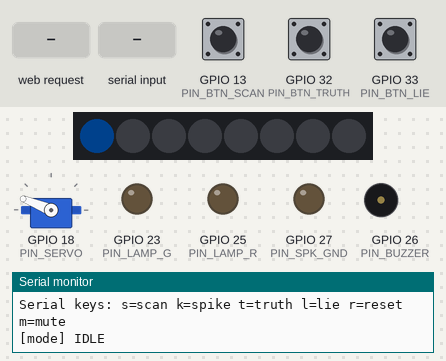
Recording of a sketch running on a simulated ESP32. Shown: 8 RGB LEDs in strip order, left to right, servo, output pins drawn as LEDs (lit = HIGH), buzzer (waves = sounding), the last lines printed to the serial monitor. Dashed ring = blinking. The inputs (shaded band) are chosen by the test bench; at power-on: GPIO 13 (PIN_BTN_SCAN) HIGH, GPIO 32 (PIN_BTN_TRUTH) HIGH, GPIO 33 (PIN_BTN_LIE) HIGH. Dim RGB values are drawn brighter than linear; random numbers use the default seed unless the sketch sets one; servo pulses on a pin are drawn as a servo (544–2400 µs = 0–180°).

Above: at 1.2 s.
1.3 s: GPIO 13 (PIN_BTN_SCAN) pulled LOW for 0.15 s
At 1.95 s:
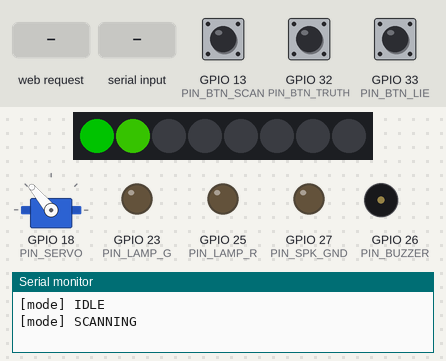
2.0 s: GPIO 32 (PIN_BTN_TRUTH) pulled LOW for 0.15 s
At 2.45 s:
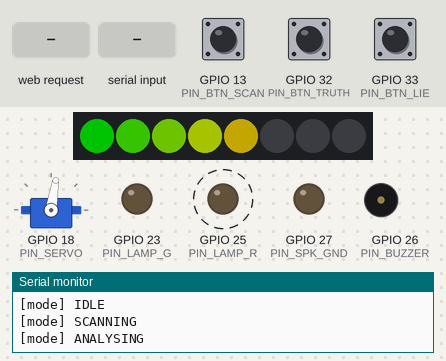
2.7 s: GPIO 33 (PIN_BTN_LIE) pulled LOW for 0.15 s
At 3.07 s:
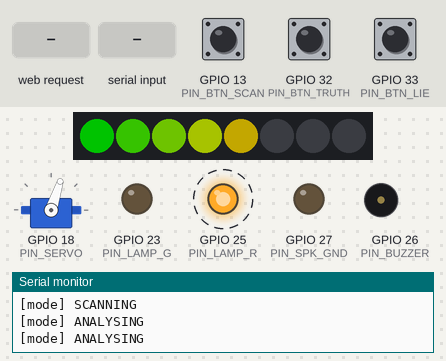
3.4 s: HTTP request GET /cmd?c=truth received
At 4.05 s:
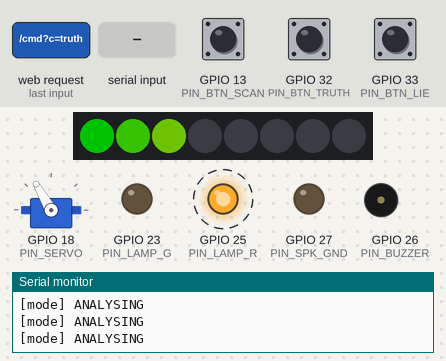
6.4 s: "lie" received over Serial
At 9.2 s:
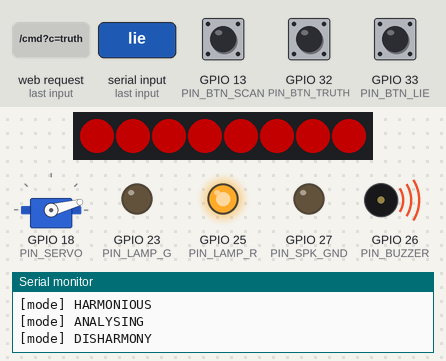
9.4 s: HTTP request GET /cmd?c=spike received
At 10.27 s:
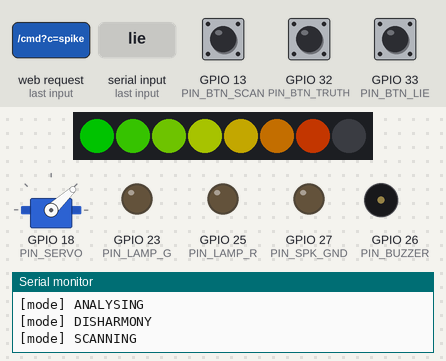
Timing chart, 0 to 20.4 s (numbered marks = the images above; inputs shaded):
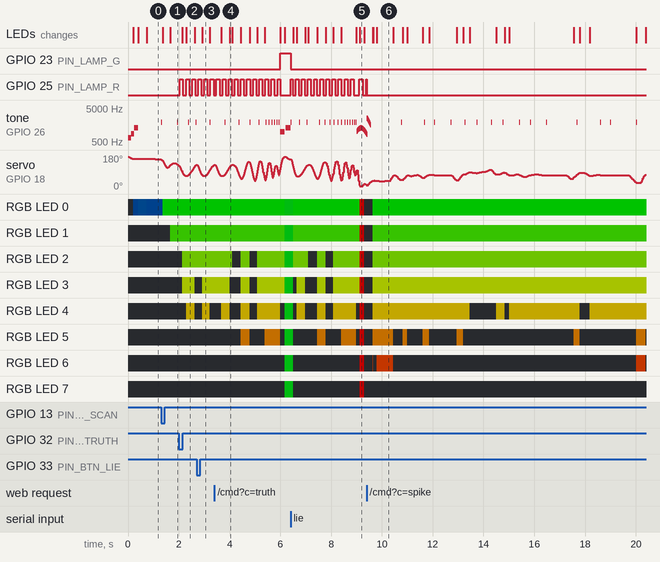

Measured:
- after the input at 1.3 s, tone on GPIO 26 (PIN_BUZZER): alternates 1900 Hz for 0.01 s and silent for 0.62 s, starting at once; RGB LED 0: RGB(0, 6, 13) → RGB(0, 90, 0) after 0.07 s; RGB LED 1: off → RGB(25, 90, 0) after 0.37 s; the LEDs: first change after 0.07 s (image 1 shows a later state)
- after the input at 2.0 s, GPIO 25 (PIN_LAMP_R): alternates HIGH for 0.12 s and LOW for 0.12 s, starting at once
- after the input at 3.4 s, GPIO 23 (PIN_LAMP_G): LOW → HIGH after 2.6 s
- after the input at 6.4 s, GPIO 23 (PIN_LAMP_G): HIGH → LOW at once; GPIO 25 (PIN_LAMP_R): goes HIGH 0.07 s, 10 × (LOW 0.12 s, HIGH 0.12 s), LOW 0.22 s, HIGH 0.14 s, LOW 0.14 s, then HIGH, starting at once
- what the display in image 6 shows lasts 0.6 s, from 9.8 s to 10.4 s

The sketch:

lie_detector.ino
```cpp
// ============================================================================
//  TRUTH-HARMONY VERIFIER  (a completely fake lie detector)
//  Ministry of Vigilance, R.E.I.G.N. Ecotopia. Verdicts: HARMONIOUS / DISHARMONY DETECTED.
//  Standalone prop for the Confession Pen (Ministry of Vigilance). ESP32 DevKit (WROOM-32).
//
//  The verdict is decided by a facilitator, never by the "subject":
//    - from a phone: join the hidden Wi-Fi, open http://192.168.4.1
//    - or with hidden buttons under the table (optional)
//    - or over USB serial for bench tests (s/k/t/l/r/m)
//
//  Outputs: servo needle on a printed dial, WS2812 LED bar, speaker (26/27),
//           red + green lamps (LEDs, or MOSFET/relay for bigger lights).
//
//  Dial convention: LEFT = calm / HARMONIOUS (green), RIGHT = DISHARMONY (red).
//  Needs the "Adafruit NeoPixel" library. Works on ESP32 Arduino core 2.x and 3.x.
// ============================================================================

#include <WiFi.h>
#include <WebServer.h>
#include <Adafruit_NeoPixel.h>

// ---------------------------- configuration ---------------------------------
// The Wi-Fi name is deliberately boring so guests don't spot the remote.
const char *AP_SSID = "HP-Print-4F-LaserJet";
const char *AP_PASS = "harmony2026";   // min 8 chars

const int PIN_SERVO   = 18;  // needle servo signal (SG90 / MG90S)
const int PIN_LEDS    = 5;   // WS2812 data in (via ~330 ohm)
const int PIN_BUZZER  = 26;  // speaker lead 1 (tone output)
const int PIN_SPK_GND = 27;  // speaker lead 2 (held LOW as speaker ground)
const int PIN_LAMP_R  = 25;  // red lamp / LED  (HIGH = on)
const int PIN_LAMP_G  = 23;  // green lamp / LED (HIGH = on)
const int PIN_BTN_SCAN  = 13; // hidden buttons: to GND, internal pull-up
const int PIN_BTN_TRUTH = 32;
const int PIN_BTN_LIE   = 33;

const int NUM_LEDS       = 8;    // LED stick length
const int LED_BRIGHTNESS = 90;   // 0-255, keep modest on USB power

// Servo travel. Adjust so the needle covers your printed dial exactly.
const int SERVO_US_LEFT  = 2300; // pulse at level 0 (HARMONIOUS end)
const int SERVO_US_RIGHT = 700;  // pulse at level 1000 (DISHARMONY end)

const uint32_t BUILDUP_MS    = 2600;  // drama before a verdict
const uint32_t LIE_HOLD_MS   = 12000; // then back to idle
const uint32_t TRUTH_HOLD_MS = 8000;
const uint32_t SCAN_TIMEOUT  = 90000; // forgotten scan returns to idle

// LEDC channels: servo and buzzer must sit on different timers
// (timer = channel / 2), otherwise every beep would twitch the needle.
const int CH_SERVO  = 0;
const int CH_BUZZER = 2;

// ------------------------------ state ---------------------------------------
enum Mode { IDLE, SCANNING, BUILDUP, LIE, TRUTH };
const char *MODE_NAMES[] = {"IDLE", "SCANNING", "ANALYSING", "DISHARMONY", "HARMONIOUS"};

Mode mode = IDLE;
Mode pendingVerdict = LIE;
uint32_t modeStart = 0;
bool muted = false;

// Needle physics: a spring-damper so it overshoots and wobbles like a real meter.
float needlePos = 0, needleVel = 0, needleTarget = 60;
float springK = 0.020f, damping = 0.86f;
uint32_t nextWander = 0;
uint32_t spikeUntil = 0;

enum Sound { SND_NONE, SND_TICK, SND_CHIRP, SND_SIREN, SND_CHIME, SND_BOOT };
Sound sound = SND_NONE;
uint32_t soundStart = 0;
uint32_t nextTick = 0;
int lastFreq = -1;

Adafruit_NeoPixel strip(NUM_LEDS, PIN_LEDS, NEO_GRB + NEO_KHZ800);
WebServer server(80);

// ------------------------- LEDC compatibility -------------------------------
#if ESP_ARDUINO_VERSION_MAJOR >= 3
  #define SERVO_ATTACH()      ledcAttachChannel(PIN_SERVO, 50, 16, CH_SERVO)
  #define SERVO_WRITE(d)      ledcWrite(PIN_SERVO, d)
  #define BUZZER_ATTACH()     ledcAttachChannel(PIN_BUZZER, 2000, 10, CH_BUZZER)
  #define BUZZER_TONE(f)      ledcWriteTone(PIN_BUZZER, f)
#else
  #define SERVO_ATTACH()      do { ledcSetup(CH_SERVO, 50, 16); ledcAttachPin(PIN_SERVO, CH_SERVO); } while (0)
  #define SERVO_WRITE(d)      ledcWrite(CH_SERVO, d)
  #define BUZZER_ATTACH()     do { ledcSetup(CH_BUZZER, 2000, 10); ledcAttachPin(PIN_BUZZER, CH_BUZZER); } while (0)
  #define BUZZER_TONE(f)      ledcWriteTone(CH_BUZZER, f)
#endif

// ------------------------------ helpers -------------------------------------
void setMode(Mode m) {
  mode = m;
  modeStart = millis();
  Serial.printf("[mode] %s\n", MODE_NAMES[m]);
}

void playSound(Sound s) {
  sound = s;
  soundStart = millis();
}

void setTone(int f) {
  if (muted) f = 0;
  if (f == lastFreq) return;
  lastFreq = f;
  BUZZER_TONE(f);
}

// --------------------------- commands ---------------------------------------
void cmdScan() {
  setMode(SCANNING);
  springK = 0.020f; damping = 0.86f;
  needleTarget = 250;
  playSound(SND_CHIRP);
}

void cmdSpike() {  // a "suspicious reading" mid-answer, no verdict
  if (mode != SCANNING) cmdScan();
  spikeUntil = millis() + 900;
  needleTarget = random(720, 880);
  playSound(SND_CHIRP);
}

void cmdVerdict(Mode v) {
  pendingVerdict = v;
  springK = 0.030f; damping = 0.84f;
  setMode(BUILDUP);
}

void cmdReset() {
  setMode(IDLE);
  springK = 0.015f; damping = 0.88f;
  playSound(SND_NONE);
}

void handleCommand(const String &c) {
  if      (c == "scan")  cmdScan();
  else if (c == "spike") cmdSpike();
  else if (c == "truth") cmdVerdict(TRUTH);
  else if (c == "lie")   cmdVerdict(LIE);
  else if (c == "reset") cmdReset();
  else if (c == "mute")  { muted = !muted; setTone(0); }
}

// --------------------------- needle -----------------------------------------
void updateTargets(uint32_t now) {
  uint32_t t = now - modeStart;
  switch (mode) {
    case IDLE:
      // slow breathing near the calm end
      needleTarget = 60 + 25 * sinf(now / 1400.0f);
      break;

    case SCANNING:
      if (now < spikeUntil) break;
      if (now >= nextWander) {
        // nervous random walk in the middle of the scale
        needleTarget = constrain(needleTarget + random(-160, 170), 150, 620);
        nextWander = now + random(110, 380);
      }
      if (now >= nextTick) { playSound(SND_TICK); nextTick = now + random(350, 650); }
      if (t > SCAN_TIMEOUT) cmdReset();
      break;

    case BUILDUP: {
      // growing oscillation with accelerating ticks
      float p = (float)t / BUILDUP_MS;                 // 0..1
      float amp = 120 + 330 * p;
      needleTarget = 480 + amp * sinf(t / (160.0f - 90.0f * p));
      uint32_t gap = 320 - (uint32_t)(260 * p);
      if (now >= nextTick) { playSound(SND_TICK); nextTick = now + gap; }
      if (t >= BUILDUP_MS) {
        if (pendingVerdict == LIE) {
          springK = 0.06f; damping = 0.80f;            // slam
          needleTarget = 975;
          playSound(SND_SIREN);
        } else {
          springK = 0.025f; damping = 0.85f;
          needleTarget = 70;
          playSound(SND_CHIME);
        }
        setMode(pendingVerdict);
      }
      break;
    }

    case LIE:
      // pinned against the stop, trembling
      needleTarget = 965 + 25 * sinf(now / 45.0f);
      if (t > LIE_HOLD_MS) cmdReset();
      break;

    case TRUTH:
      needleTarget = 70 + 10 * sinf(now / 900.0f);
      if (t > TRUTH_HOLD_MS) cmdReset();
      break;
  }
}

void stepNeedle() {
  needleVel += (needleTarget - needlePos) * springK;
  needleVel *= damping;
  needlePos += needleVel;
  float lvl = constrain(needlePos, 0.0f, 1000.0f);
  int us = SERVO_US_LEFT + (int)((SERVO_US_RIGHT - SERVO_US_LEFT) * lvl / 1000.0f);
  SERVO_WRITE((uint32_t)us * 65535UL / 20000UL);
}

// ---------------------------- sound -----------------------------------------
void updateSound(uint32_t now) {
  uint32_t t = now - soundStart;
  int f = 0;
  switch (sound) {
    case SND_NONE: f = 0; break;
    case SND_TICK:
      f = (t < 9) ? 1900 : 0;
      if (t >= 9) sound = SND_NONE;
      break;
    case SND_CHIRP:
      if (t < 140) f = 2600 - t * 7; else sound = SND_NONE;
      break;
    case SND_SIREN:   // wailing alarm for ~3.5 s
      if (t < 3500) f = 750 + (int)(550 * (0.5f + 0.5f * sinf(t * 2 * PI / 650.0f)));
      else sound = SND_NONE;
      break;
    case SND_CHIME:   // two-tone "harmony confirmed"
      if      (t < 170) f = 988;
      else if (t < 210) f = 0;
      else if (t < 650) f = 1319;
      else sound = SND_NONE;
      break;
    case SND_BOOT:
      if      (t < 120) f = 660;
      else if (t < 240) f = 880;
      else if (t < 380) f = 1320;
      else sound = SND_NONE;
      break;
  }
  setTone(f);
}

// ----------------------------- lights ---------------------------------------
uint32_t barColor(int i) {  // green -> yellow -> red along the bar
  float x = (float)i / (NUM_LEDS - 1);
  uint8_t r = x < 0.5f ? (uint8_t)(510 * x) : 255;
  uint8_t g = x < 0.5f ? 255 : (uint8_t)(510 * (1 - x));
  return strip.Color(r, g, 0);
}

void updateLights(uint32_t now) {
  uint32_t t = now - modeStart;
  bool lampR = false, lampG = false;
  strip.clear();

  if (mode == IDLE) {
    uint8_t b = 20 + (uint8_t)(20 * (0.5f + 0.5f * sinf(now / 900.0f)));
    strip.setPixelColor(0, strip.Color(0, b / 2, b));
  } else if (mode == SCANNING || mode == BUILDUP) {
    float lvl = constrain(needlePos, 0.0f, 1000.0f) / 1000.0f;
    int lit = (int)(lvl * NUM_LEDS + 0.5f);
    for (int i = 0; i < NUM_LEDS && i < max(lit, 1); i++) strip.setPixelColor(i, barColor(i));
    if (mode == BUILDUP) lampR = (now / 120) % 2;   // nervous flicker
  } else if (mode == LIE) {
    bool on = (now / 140) % 2;
    for (int i = 0; i < NUM_LEDS; i++) strip.setPixelColor(i, on ? strip.Color(255, 0, 0) : 0);
    lampR = (t < 4000) ? on : true;                 // strobe, then steady
  } else if (mode == TRUTH) {
    uint8_t g = 120 + (uint8_t)(100 * (0.5f + 0.5f * sinf(now / 300.0f)));
    for (int i = 0; i < NUM_LEDS; i++) strip.setPixelColor(i, strip.Color(0, g, 20));
    lampG = true;
  }
  strip.show();
  digitalWrite(PIN_LAMP_R, lampR);
  digitalWrite(PIN_LAMP_G, lampG);
}

// ---------------------------- buttons ---------------------------------------
struct Btn { int pin; const char *cmd; bool last; uint32_t changed; };
Btn buttons[] = {
  {PIN_BTN_SCAN,  "scan",  true, 0},
  {PIN_BTN_TRUTH, "truth", true, 0},
  {PIN_BTN_LIE,   "lie",   true, 0},
};

void updateButtons(uint32_t now) {
  for (auto &b : buttons) {
    bool v = digitalRead(b.pin);
    if (v != b.last && now - b.changed > 40) {
      b.changed = now;
      b.last = v;
      if (!v) handleCommand(b.cmd);   // pressed (active low)
    }
  }
}

// ------------------------------ serial --------------------------------------
void updateSerial() {
  while (Serial.available()) {
    char c = Serial.read();
    switch (c) {
      case 's': handleCommand("scan");  break;
      case 'k': handleCommand("spike"); break;
      case 't': handleCommand("truth"); break;
      case 'l': handleCommand("lie");   break;
      case 'r': handleCommand("reset"); break;
      case 'm': handleCommand("mute");  break;
    }
  }
}

// ------------------------------ web UI --------------------------------------
const char PAGE[] PROGMEM = R"HTML(<!doctype html><html><head>
<meta name="viewport" content="width=device-width,initial-scale=1,user-scalable=no">
<title>Print queue</title><style>
body{margin:0;font-family:system-ui,sans-serif;background:#111;color:#ddd;padding:12px}
#st{text-align:center;font-size:14px;opacity:.7;margin:4px 0 12px}
.g{display:grid;grid-template-columns:1fr 1fr;gap:10px}
button{font-size:19px;font-weight:700;padding:26px 0;border:0;border-radius:14px;color:#fff}
.scan{background:#345}.spike{background:#864}.truth{background:#1a6b3a}.lie{background:#a11}
.reset{background:#333}.mute{background:#222;font-size:16px}
.w{grid-column:1/3}
</style></head><body>
<div id="st">...</div>
<div class="g">
<button class="scan w" onclick="c('scan')">SCAN</button>
<button class="spike w" onclick="c('spike')">SUSPICIOUS SPIKE</button>
<button class="truth" onclick="c('truth')">HARMONIOUS</button>
<button class="lie" onclick="c('lie')">DISHARMONY</button>
<button class="reset" onclick="c('reset')">RESET</button>
<button class="mute" onclick="c('mute')">MUTE</button>
</div>
<script>
function c(x){navigator.vibrate&&navigator.vibrate(30);fetch('/cmd?c='+x).then(r=>r.text()).then(t=>st.textContent=t)}
setInterval(()=>fetch('/state').then(r=>r.text()).then(t=>st.textContent=t).catch(()=>st.textContent='offline'),1500)
</script></body></html>)HTML";

String stateText() {
  return String(MODE_NAMES[mode]) + (muted ? " (muted)" : "");
}

void setupWeb() {
  WiFi.mode(WIFI_AP);
  WiFi.softAP(AP_SSID, AP_PASS);
  server.on("/", []() { server.send_P(200, "text/html", PAGE); });
  server.on("/cmd", []() {
    handleCommand(server.arg("c"));
    server.send(200, "text/plain", stateText());
  });
  server.on("/state", []() { server.send(200, "text/plain", stateText()); });
  server.onNotFound([]() { server.sendHeader("Location", "/"); server.send(302); });
  server.begin();
  Serial.printf("Remote: join Wi-Fi \"%s\" (pw %s), open http://%s\n",
                AP_SSID, AP_PASS, WiFi.softAPIP().toString().c_str());
}

// ------------------------------ main ----------------------------------------
void setup() {
  Serial.begin(115200);
  randomSeed(esp_random());

  pinMode(PIN_LAMP_R, OUTPUT);
  pinMode(PIN_LAMP_G, OUTPUT);
  pinMode(PIN_SPK_GND, OUTPUT);
  digitalWrite(PIN_SPK_GND, LOW);
  for (auto &b : buttons) pinMode(b.pin, INPUT_PULLUP);

  SERVO_ATTACH();
  BUZZER_ATTACH();
  setTone(0);

  strip.begin();
  strip.setBrightness(LED_BRIGHTNESS);
  strip.show();

  setupWeb();
  Serial.println("Serial keys: s=scan k=spike t=truth l=lie r=reset m=mute");

  setMode(IDLE);
  playSound(SND_BOOT);
}

void loop() {
  static uint32_t lastStep = 0;
  uint32_t now = millis();

  server.handleClient();
  updateButtons(now);
  updateSerial();

  if (now - lastStep >= 10) {        // 100 Hz animation tick
    lastStep = now;
    updateTargets(now);
    stepNeedle();
    updateSound(now);
    updateLights(now);
  }
}
```
